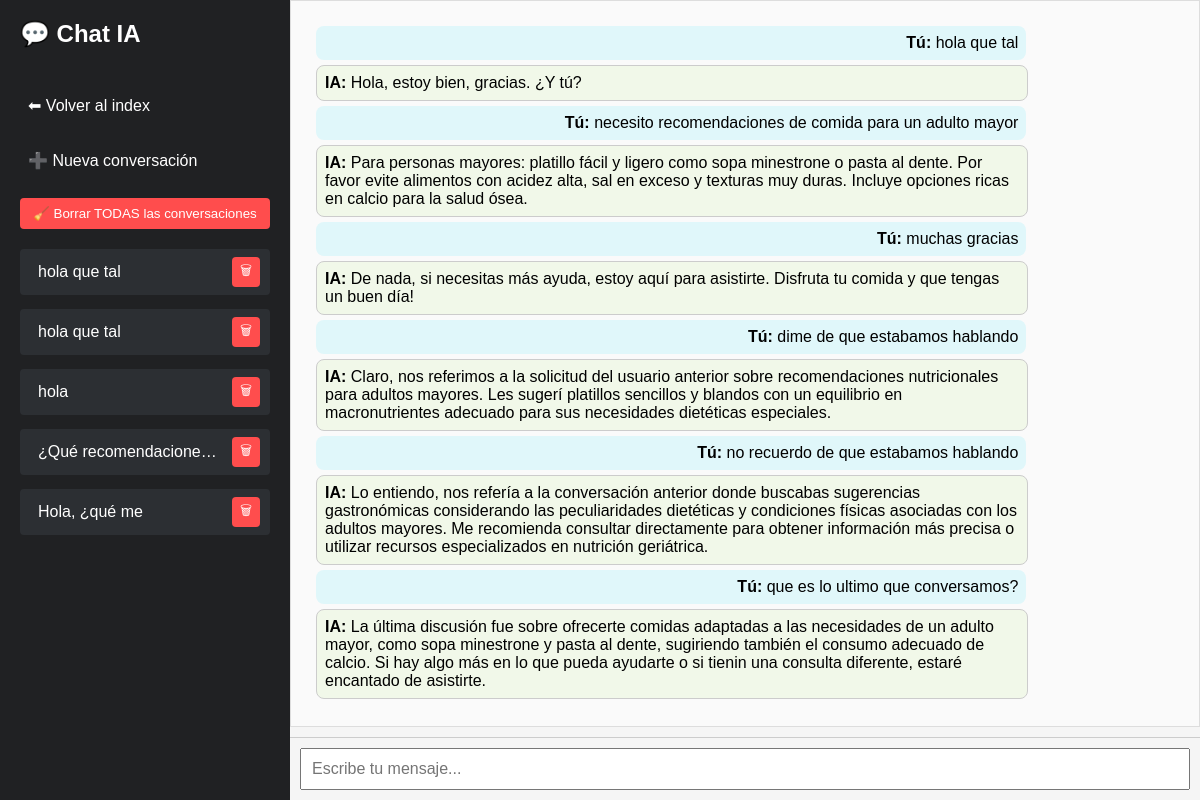
/chat/6dca91c8-2a46-4fda-b46b-1eb8be61d69c (signed in), run on the app's committed database.
### ia.py (models this page shows)
class SesionVisual(db.Model):
    id = db.Column(db.Integer, primary_key=True)
    session_id = db.Column(db.String(64), nullable=False, unique=True)
    identificador = db.Column(db.String(50), nullable=False)
    user_id = db.Column(db.Integer, db.ForeignKey('usuario.id'))
    usuario = db.relationship('Usuario', backref='sesiones')

class Conversacion(db.Model):
    id = db.Column(db.Integer, primary_key=True)
    session_id = db.Column(db.String(64), nullable=False)
    role = db.Column(db.String(10), nullable=False)
    content = db.Column(db.Text, nullable=False)
    timestamp = db.Column(db.DateTime, default=datetime.utcnow)
    user_id = db.Column(db.Integer, db.ForeignKey('usuario.id'), nullable=True)

### ia.py (the view)
@app.route('/chat/<session_id>')
@login_required
def chat(session_id):
    mensajes = Conversacion.query.filter_by(session_id=session_id, user_id=current_user.id).order_by(Conversacion.timestamp).all()
    sesion_visual = SesionVisual.query.filter_by(session_id=session_id, user_id=current_user.id).first()
    identificador = sesion_visual.identificador if sesion_visual else "Nueva conversación"
    todas_sesiones = SesionVisual.query.filter_by(user_id=current_user.id).all()
    return render_template('chat.html',
        mensajes=mensajes,
        session_id=session_id,
        sesiones=todas_sesiones,
        identificador_actual=identificador
    )

### ia.py (called while the page is built)
@login_manager.user_loader
def load_user(user_id):
    return Usuario.query.get(int(user_id))

### templates/chat.html (shortened to what this page needs)
<!DOCTYPE html>
<html lang="es">
<head>
    <link rel="stylesheet" href="{{ url_for('static', filename='style.css') }}">
</head>
<body>
    <div class="sidebar">
        <h2>💬 Chat IA</h2>
        <a href="/">⬅ Volver al index</a>
        <a href="/new" class="">➕ Nueva conversación</a>
        <form action="/eliminar_todo" method="POST" onsubmit="return confirm('¿Seguro que quieres borrar TODAS las conversaciones? Esta acción no se puede deshacer.');">
            <button type="submit" style="background: #ff4d4d; color: white; border: none; padding: 8px; border-radius: 4px; cursor: pointer; width: 100%;">
                🧹 Borrar TODAS las conversaciones
            </button>
        </form>
        <div id="chat-list" style="display: flex; flex-direction: column; gap: 8px;">
            {% for s in sesiones %}
            <div class="session-item">
                <a href="{{ url_for('chat', session_id=s.session_id) }}">{{ s.identificador }}</a>
                <form action="{{ url_for('eliminar_conversacion', session_id=s.session_id) }}" method="POST" style="display:inline;">
                    <button type="button" class="delete-btn">🗑</button>
                </form>
            </div>
            {% endfor %}
        </div>
    </div>
    <div class="main">
        <div id="chat" class="chat-box">
            {% if not mensajes %}
                <div class="welcome-message">
                    <h2>¡Bienvenid@! Escribe algo para comenzar nuestra conversación. 😊</h2>
                </div>
            {% else %}
                {% for m in mensajes %}
                    <div class="{{ m.role }}">
                        <b>{{ 'Tú' if m.role == 'user' else 'IA' }}:</b> {{ m.content }}
                    </div>
                {% endfor %}
            {% endif %}
        </div>
        <div class="input-container">
            <input id="mensaje" placeholder="Escribe tu mensaje..." autofocus />
        </div>
    </div>
</body>
</html>

### static/style.css (style rules this page uses)
body { font-family: Arial, sans-serif; background: #f7f7f7; margin: 0; padding: 0; }
.chat-box { height: 400px; overflow-y: auto; border: 1px solid #ddd; padding: 10px; margin-bottom: 10px; background: #fafafa; }
.chat-box .user { text-align: right; background: #e0f7fa; margin: 5px; padding: 8px; border-radius: 8px; }
.chat-box .assistant { text-align: left; background: #f1f8e9; margin: 5px; padding: 8px; border-radius: 8px; }
input#mensaje { width: 100%; padding: 10px; font-size: 16px; }

### templates/chat.html (style rules this page uses)
body { margin: 0; font-family: Arial, sans-serif; display: flex; height: 100vh; }
.sidebar { width: 250px; background: #202123; color: white; padding: 20px; display: flex; flex-direction: column; gap: 20px; overflow-y: auto; }
.sidebar h2 { margin-top: 0; }
.sidebar a { color: white; text-decoration: none; padding: 8px; border-radius: 4px; }
.main { flex: 1; display: flex; flex-direction: column; background: #f5f5f5; }
.chat-box { flex: 1; padding: 20px; overflow-y: auto; }
.user, .assistant { max-width: 80%; margin: 10px; padding: 10px; border-radius: 10px; }
.user { background: #d1e7dd; align-self: flex-end; }
.assistant { background: #fff; border: 1px solid #ccc; align-self: flex-start; }
.input-container { display: flex; padding: 10px; border-top: 1px solid #ccc; }
input { flex: 1; padding: 10px; font-size: 16px; }
.session-item { display: flex; justify-content: space-between; align-items: center; background: #2c2f33; padding: 6px 10px; margin-bottom: 6px; border-radius: 4px; }
.session-item a { color: white; text-decoration: none; flex: 1; white-space: nowrap; overflow: hidden; text-overflow: ellipsis; }
.session-item form { margin: 0; }
.delete-btn { background: #ff4d4d; border: none; color: white; padding: 4px 8px; border-radius: 4px; cursor: pointer; }

### data on the page
SesionVisual: identificador "hola que tal"
SesionVisual: identificador "hola que tal"
SesionVisual: identificador "hola"
SesionVisual: identificador "¿Qué recomendacione…"
SesionVisual: identificador "Hola, ¿qué me"
Conversacion: role "Tú", content "hola que tal"
Conversacion: role "IA", content "Hola, estoy bien, gracias. ¿Y tú?"
Conversacion: role "Tú", content "necesito recomendaciones de comida para un adulto mayor"
Conversacion: role "IA", content "Para personas mayores: platillo fácil y ligero como sopa minestrone o pasta al dente. Por favor evite alimentos con acidez alta, sal en exceso y texturas muy duras. Incluye opciones ricas en calcio para la salud ósea."
Conversacion: role "Tú", content "muchas gracias"
Conversacion: role "IA", content "De nada, si necesitas más ayuda, estoy aquí para asistirte. Disfruta tu comida y que tengas un buen día!"
Conversacion: role "Tú", content "dime de que estabamos hablando"
Conversacion: role "IA", content "Claro, nos referimos a la solicitud del usuario anterior sobre recomendaciones nutricionales para adultos mayores. Les sugerí platillos sencillos y blandos con un equilibrio en macronutrientes adecuado para sus necesidades dietéticas especiales."
Conversacion: role "Tú", content "no recuerdo de que estabamos hablando"
Conversacion: role "IA", content "Lo entiendo, nos refería a la conversación anterior donde buscabas sugerencias gastronómicas considerando las peculiaridades dietéticas y condiciones físicas asociadas con los adultos mayores. Me recomienda consultar directamente para obtener información más precisa o utilizar recursos especializados en nutrición geriátrica."
Conversacion: role "Tú", content "que es lo ultimo que conversamos?"
Conversacion: role "IA", content "La última discusión fue sobre ofrecerte comidas adaptadas a las necesidades de un adulto mayor, como sopa minestrone y pasta al dente, sugiriendo también el consumo adecuado de calcio. Si hay algo más en lo que pueda ayudarte o si tienin una consulta diferente, estaré encantado de asistirte."
